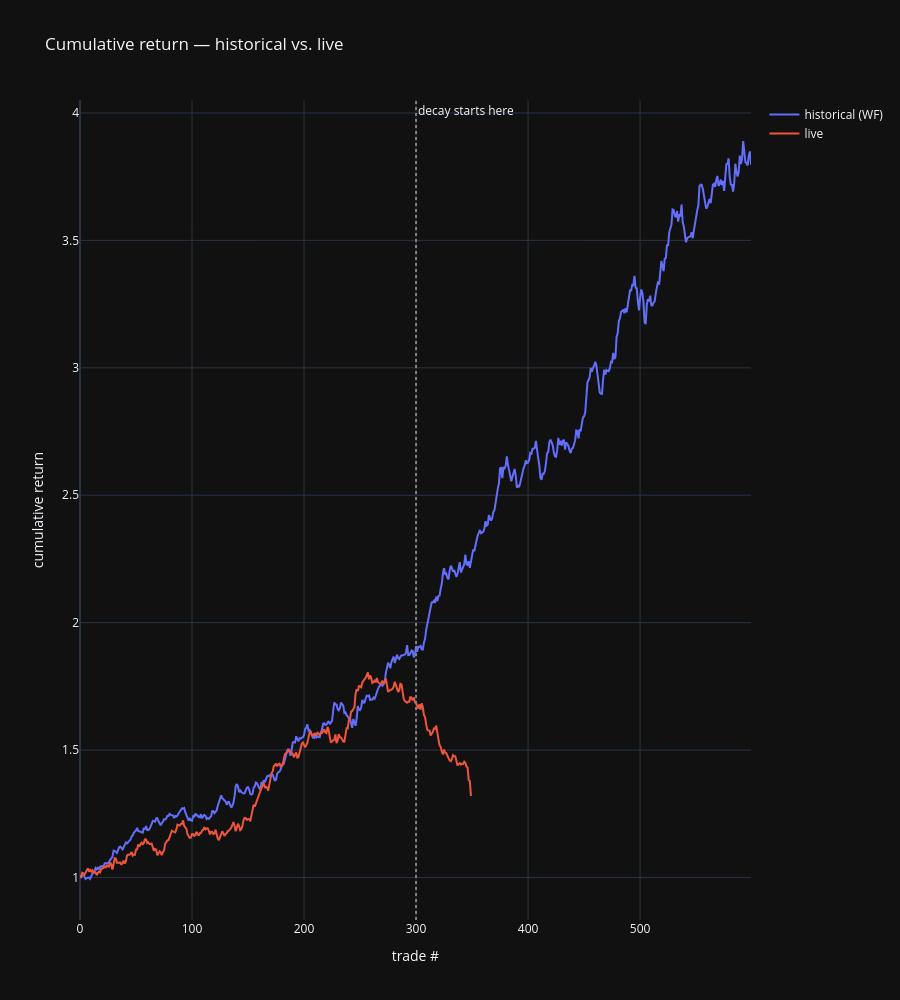

The notebook cell saved with this chart:
### Code cell
fig = go.Figure()
fig.add_trace(go.Scatter(y=(1 + hist_df["return"]).cumprod(), mode="lines", name="historical (WF)"))
fig.add_trace(go.Scatter(y=(1 + live_df["return"]).cumprod(), mode="lines", name="live"))
fig.add_vline(x=N_HEALTHY, line_dash="dot", line_color="gray", annotation_text="decay starts here")
fig.update_layout(title="Cumulative return — historical vs. live", template=TEMPLATE,
                   xaxis_title="trade #", yaxis_title="cumulative return", height = 1000)
fig.show()

### Figure 1 — Plotly figure (JSON) as saved in the notebook; plotly's stock layout.template omitted (floating-point values rounded to 4 significant figures; data arrays with more than 128 entries replaced by an {"elided": "..."} marker saying what was removed)
{"data": [{"mode": "lines", "name": "historical (WF)", "type": "scatter", "y": {"elided": "600 float values"}}, {"mode": "lines", "name": "live", "type": "scatter", "y": {"elided": "350 float values"}}], "layout": {"annotations": [{"showarrow": false, "text": "decay starts here", "x": 300, "xanchor": "left", "xref": "x", "y": 1, "yanchor": "top", "yref": "y domain"}], "height": 1000, "shapes": [{"line": {"color": "gray", "dash": "dot"}, "type": "line", "x0": 300, "x1": 300, "xref": "x", "y0": 0, "y1": 1, "yref": "y domain"}], "title": {"text": "Cumulative return — historical vs. live"}, "xaxis": {"title": {"text": "trade #"}}, "yaxis": {"title": {"text": "cumulative return"}}}}
